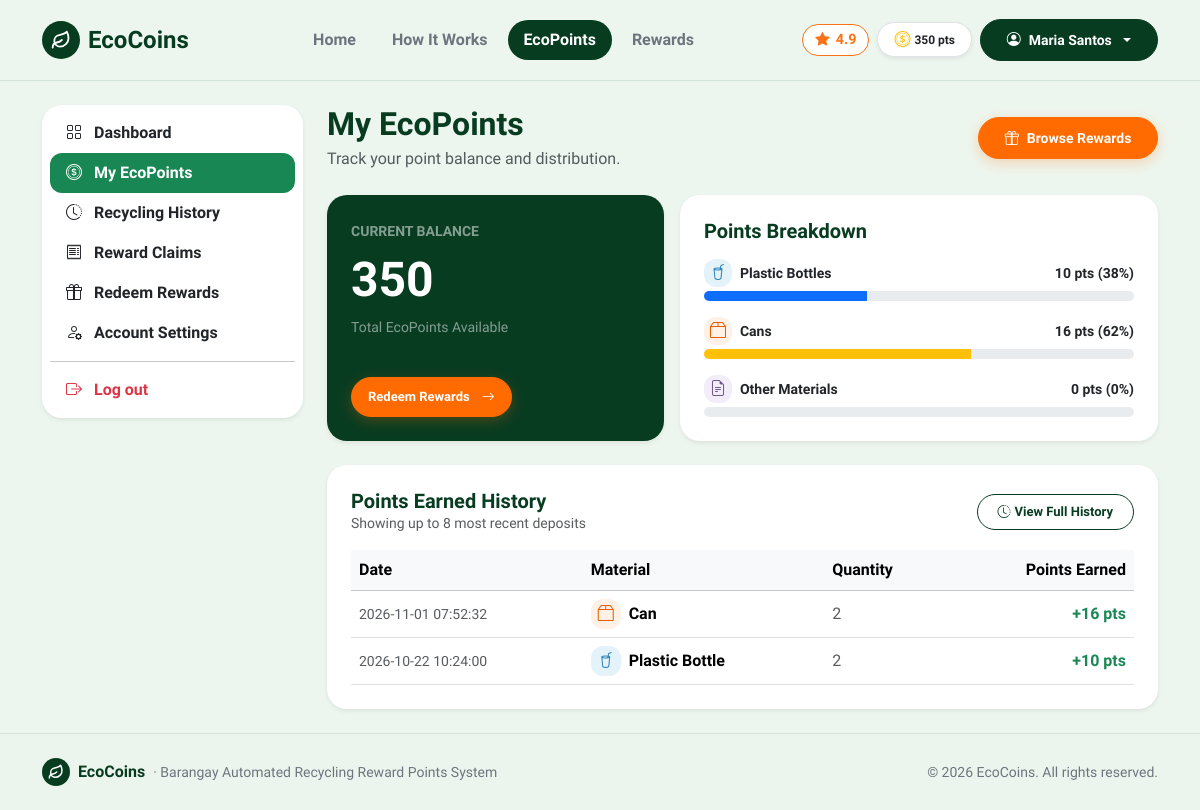
Before: /ecopoints (signed in) with the older database file.
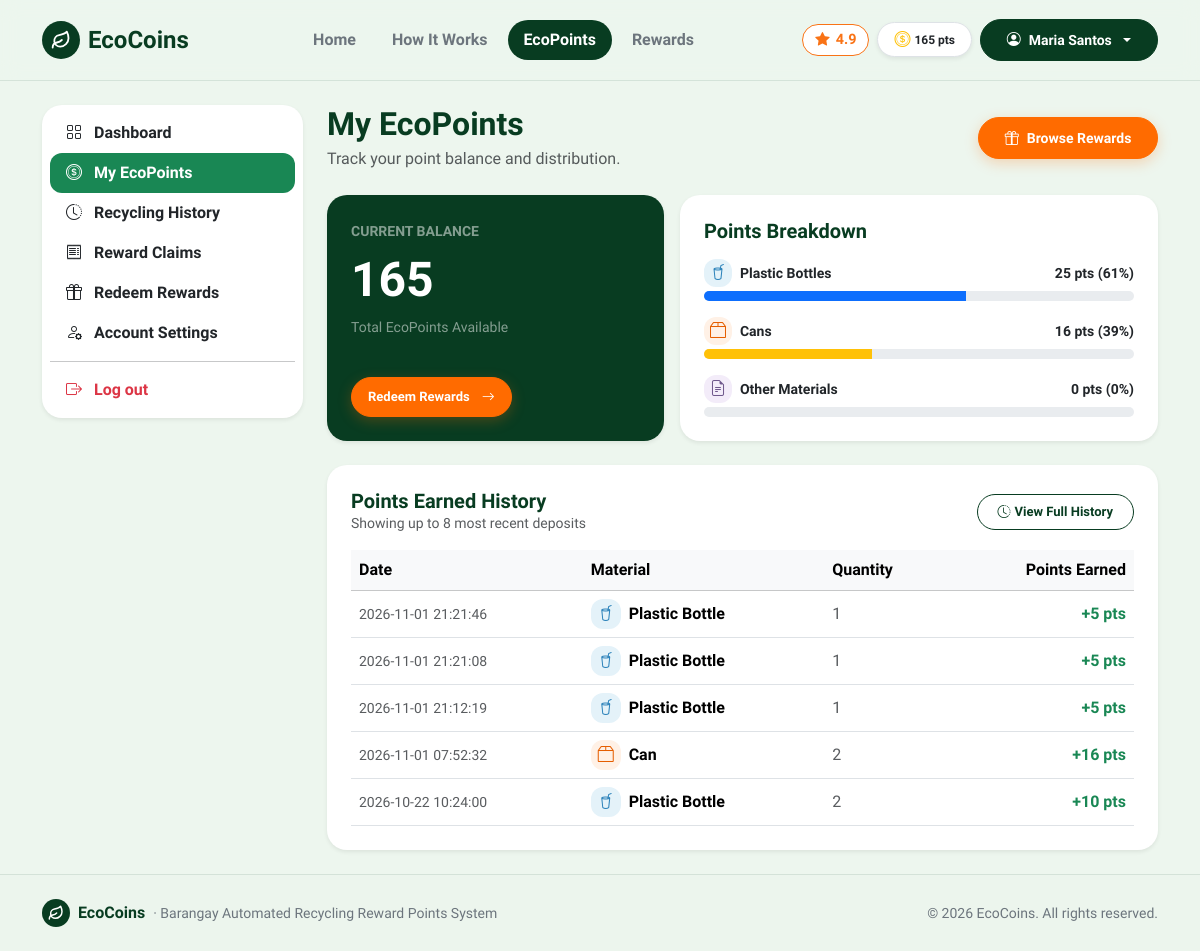
After: the same page with the newer database file.
### tables this page shows
CREATE TABLE users (
    id INTEGER PRIMARY KEY AUTOINCREMENT,
    full_name TEXT NOT NULL,
    email TEXT NOT NULL UNIQUE,
    password TEXT NOT NULL,
    role TEXT DEFAULT 'resident',
    qr_code TEXT NOT NULL UNIQUE,
    points INTEGER DEFAULT 0,
    created_at TEXT
, status TEXT DEFAULT 'active', station_name TEXT DEFAULT 'Barangay Pinagkawitan, Lipa City', claim_timeout_until TEXT DEFAULT NULL, cancel_count INTEGER DEFAULT 0);

CREATE TABLE transactions (
        id INTEGER PRIMARY KEY AUTOINCREMENT,
        user_id INTEGER NOT NULL,
        material_id INTEGER,
        material_name TEXT NOT NULL,
        quantity INTEGER NOT NULL,
        points_earned INTEGER NOT NULL,
        receipt_no TEXT NOT NULL,
        created_at TEXT
    );

### route.py (the view)
    @app.route('/ecopoints')
    def ecopoints():
        user = get_current_user()
        if user and user['role'] == 'staff':
            return redirect(url_for('staff'))
        if user and user['role'] == 'admin':
            return redirect(url_for('admin'))
        if not user:
            return redirect(url_for('login'))
        conn = get_db()
        cur = conn.cursor()
        user_txs = [dict(r) for r in cur.execute("SELECT * FROM transactions WHERE user_id = ? ORDER BY created_at DESC", (user['id'],)).fetchall()]
        conn.close()
        bottle_points = 0
        can_points = 0
        other_points = 0
        for t in user_txs:
            name = t.get('material_name', '').lower()
            pts = int(t.get('points_earned', 0))
            if 'bottle' in name or 'plastic' in name:
                bottle_points += pts
            elif 'can' in name:
                can_points += pts
            else:
                other_points += pts
        total = max(1, bottle_points + can_points + other_points)
        bottle_pct = round((bottle_points / total) * 100)
        can_pct = round((can_points / total) * 100)
        other_pct = round((other_points / total) * 100)
        return render_template(
            'ecopoints.html',
            active_page='ecopoints',
            user_transactions=user_txs,
            bottle_points=bottle_points,
            can_points=can_points,
            other_points=other_points,
            bottle_pct=bottle_pct,
            can_pct=can_pct,
            other_pct=other_pct
        )

### templates/ecopoints.html (shortened to what this page needs)
{% extends 'base.html' %}
{% block content %}
<main class="py-4">
  <div class="container">
    <div class="row g-4">
      <div class="col-lg-3">
        {% include 'sidebar.html' %}
      </div>
      <div class="col-lg-9">
        <div class="d-flex justify-content-between align-items-center mb-4 flex-wrap gap-2">
          <div>
            <h2 class="fw-bold mb-1" style="color: var(--eco-forest);">My EcoPoints</h2>
            <p class="text-muted mb-0">Track your point balance and distribution.</p>
          </div>
          <a href="{{ url_for('rewards') }}" class="btn btn-accent d-flex align-items-center gap-2 btn-pill">
            <i class="bi bi-gift"></i>
            <span>Browse Rewards</span>
          </a>
        </div>
        <div class="row g-3 mb-4">
          <div class="col-md-5">
            <div class="card text-white border-0 shadow-sm p-4 h-100 d-flex flex-column justify-content-between" style="background-color: var(--eco-forest);">
              <div>
                <span class="text-white-50 small text-uppercase fw-semibold">Current Balance</span>
                <div class="display-5 fw-bold my-2">{{ "{:,}".format(current_user.points) }}</div>
                <div class="small text-white-50">Total EcoPoints Available</div>
              </div>
              <div class="mt-3">
                <a href="{{ url_for('rewards') }}" class="btn btn-accent btn-sm px-3 btn-pill">Redeem Rewards <i class="bi bi-arrow-right ms-1"></i></a>
              </div>
            </div>
          </div>
          <div class="col-md-7">
            <div class="card border-0 shadow-sm p-4 h-100">
              <h5 class="fw-bold mb-3" style="color: var(--eco-forest);">Points Breakdown</h5>
              <div class="mb-3">
                <div class="d-flex justify-content-between align-items-center mb-1">
                  <div class="d-flex align-items-center gap-2">
                    <span class="eco-icon-tile tile-blue" style="width: 28px; height: 28px;">
                      <i class="bi bi-cup-straw"></i>
                    </span>
                    <span class="small fw-semibold">Plastic Bottles</span>
                  </div>
                  <span class="small fw-bold">{{ bottle_points }} pts ({{ bottle_pct }}%)</span>
                </div>
                <div class="progress" style="height: 10px;">
                  <div class="progress-bar bg-primary" style="width: {{ bottle_pct }}%;"></div>
                </div>
              </div>
              <div class="mb-3">
                <div class="d-flex justify-content-between align-items-center mb-1">
                  <div class="d-flex align-items-center gap-2">
                    <span class="eco-icon-tile tile-orange" style="width: 28px; height: 28px;">
                      <i class="bi bi-box2"></i>
                    </span>
                    <span class="small fw-semibold">Cans</span>
                  </div>
                  <span class="small fw-bold">{{ can_points }} pts ({{ can_pct }}%)</span>
                </div>
                <div class="progress" style="height: 10px;">
                  <div class="progress-bar bg-warning" style="width: {{ can_pct }}%;"></div>
                </div>
              </div>
              <div>
                <div class="d-flex justify-content-between align-items-center mb-1">
                  <div class="d-flex align-items-center gap-2">
                    <span class="eco-icon-tile tile-purple" style="width: 28px; height: 28px;">
                      <i class="bi bi-file-earmark-text"></i>
                    </span>
                    <span class="small fw-semibold">Other Materials</span>
                  </div>
                  <span class="small fw-bold">{{ other_points }} pts ({{ other_pct }}%)</span>
                </div>
                <div class="progress" style="height: 10px;">
                </div>
              </div>
            </div>
          </div>
        </div>
        <div class="card border-0 shadow-sm p-4">
          <div class="d-flex justify-content-between align-items-center mb-3 flex-wrap gap-2">
            <div>
              <h5 class="fw-bold mb-0" style="color: var(--eco-forest);">Points Earned History</h5>
              <div class="text-muted small">Showing up to 8 most recent deposits</div>
            </div>
            <a href="{{ url_for('history') }}" class="btn btn-sm btn-outline-success btn-pill">
              <i class="bi bi-clock-history me-1"></i>View Full History
            </a>
          </div>
          <div class="table-responsive">
            <table class="table table-hover align-middle mb-0">
              <thead class="table-light">
                <tr>
                  <th>Date</th>
                  <th>Material</th>
                  <th>Quantity</th>
                  <th class="text-end">Points Earned</th>
                </tr>
              </thead>
              <tbody>
                {% if not user_transactions %}
                  <tr>
                    <td colspan="4" class="text-center py-4 text-muted">No points recorded yet.</td>
                  </tr>
                {% else %}
                  {% for row in user_transactions[:8] %}
                    {% set m = row.material_name|lower %}
                    <tr>
                      <td class="text-muted small">{{ row.created_at }}</td>
                      <td>
                        <div class="d-flex align-items-center gap-2">
                          {% if 'bottle' in m or 'plastic' in m %}
                            <span class="eco-icon-tile tile-blue" style="width: 30px; height: 30px;">
                              <i class="bi bi-cup-straw"></i>
                            </span>
                          {% elif 'can' in m %}
                            <span class="eco-icon-tile tile-orange" style="width: 30px; height: 30px;">
                              <i class="bi bi-box2"></i>
                            </span>
                          {% else %}
                            <span class="eco-icon-tile tile-purple" style="width: 30px; height: 30px;">
                              <i class="bi bi-file-earmark-text"></i>
                            </span>
                          {% endif %}
                          <span class="fw-semibold">{{ row.material_name }}</span>
                        </div>
                      </td>
                      <td class="text-muted">{{ row.quantity }}</td>
                      <td class="text-end fw-bold text-success">+{{ row.points_earned }} pts</td>
                    </tr>
                  {% endfor %}
                {% endif %}
              </tbody>
            </table>
          </div>
        </div>
      </div>
    </div>
  </div>
</main>
{% endblock %}

### templates/base.html (shortened to what this page needs)
<!doctype html>
<html lang="en">
<head>
  <link href="https://cdn.jsdelivr.net/npm/bootstrap@5.3.3/dist/css/bootstrap.min.css" rel="stylesheet">
  <link rel="stylesheet" href="https://cdn.jsdelivr.net/npm/bootstrap-icons@1.11.3/font/bootstrap-icons.min.css">
  <link rel="stylesheet" href="{{ url_for('static', filename='css/style.css') }}">
</head>
<body class="d-flex flex-column min-vh-100">
<nav class="navbar navbar-expand-lg py-3 sticky-top" style="background-color: rgba(237, 246, 238, 0.95); backdrop-filter: blur(10px); border-bottom: 1px solid var(--eco-border);">
  <div class="container">
    <a class="navbar-brand d-flex align-items-center gap-2 fw-bold fs-4" href="{{ url_for('index') }}" style="color: var(--eco-forest);">
      <span class="eco-brand-badge">
        <svg width="20" height="20" viewBox="0 0 24 24" fill="none" stroke="currentColor" stroke-width="2.2" stroke-linecap="round" stroke-linejoin="round">
          <path d="M11 20A7 7 0 0 1 9.8 6.1C15.5 5 17 4.48 19 2c1 2 2 4.18 2 8 0 5.5-4.78 10-10 10Z"/>
          <path d="M2 21c0-3 1.85-5.36 5.08-6C9.5 14.52 12 13 13 12"/>
        </svg>
      </span>
      <span>EcoCoins</span>
    </a>
    <div class="collapse navbar-collapse" id="mainNav">
      <ul class="navbar-nav mx-auto mb-2 mb-lg-0 gap-lg-1">
        <li class="nav-item">
          <a class="nav-link px-3 py-2 rounded-pill {% if active_page == 'index' %}fw-bold text-white bg-eco{% else %}fw-semibold text-secondary{% endif %}" href="{{ url_for('index') }}">Home</a>
        </li>
        <li class="nav-item">
          <a class="nav-link px-3 py-2 rounded-pill {% if active_page == 'how_it_works' %}fw-bold text-white bg-eco{% else %}fw-semibold text-secondary{% endif %}" href="{{ url_for('how_it_works') }}">How It Works</a>
        </li>
        {% if not current_user or current_user.role == 'resident' %}
          <li class="nav-item">
            <a class="nav-link px-3 py-2 rounded-pill {% if active_page == 'ecopoints' %}fw-bold text-white bg-eco{% else %}fw-semibold text-secondary{% endif %}" href="{{ url_for('ecopoints') }}">EcoPoints</a>
          </li>
          <li class="nav-item">
            <a class="nav-link px-3 py-2 rounded-pill {% if active_page == 'rewards' %}fw-bold text-white bg-eco{% else %}fw-semibold text-secondary{% endif %}" href="{{ url_for('rewards') }}">Rewards</a>
          </li>
        {% elif current_user.role == 'admin' %}
          <li class="nav-item">
            <a class="nav-link px-3 py-2 rounded-pill {% if active_page == 'admin' %}fw-bold text-white bg-eco{% else %}fw-semibold text-secondary{% endif %}" href="{{ url_for('admin') }}">Admin Portal</a>
          </li>
        {% endif %}
      </ul>
      <div class="d-flex align-items-center gap-2">
        <span class="rating-star-badge d-none d-lg-inline-flex" title="Barangay Eco Satisfaction Rating">
          <i class="bi bi-star-fill"></i> 4.9
        </span>
        {% if current_user %}
          {% if current_user.role == 'resident' %}
            <span class="badge bg-white text-dark border px-3 py-2 rounded-pill fw-bold shadow-sm d-none d-sm-inline-flex align-items-center gap-1">
              <i class="bi bi-coin text-warning fs-6"></i>
              <span>{{ "{:,}".format(current_user.points) }} pts</span>
            </span>
          {% endif %}
          <div class="dropdown">
            <button class="btn btn-forest dropdown-toggle d-flex align-items-center gap-2 btn-pill" type="button" data-bs-toggle="dropdown">
              <i class="bi bi-person-circle"></i>
              <span>{{ current_user.full_name }}</span>
            </button>
          </div>
        {% else %}
          <a href="{{ url_for('login') }}" class="btn btn-outline-success px-3 btn-pill">Login</a>
          <a href="{{ url_for('register') }}" class="btn btn-accent px-4 btn-pill">
            <span>Join Free</span>
            <i class="bi bi-arrow-right"></i>
          </a>
        {% endif %}
      </div>
    </div>
  </div>
</nav>
{% block content %}{% endblock %}
<footer class="py-4 mt-auto" style="background-color: rgba(237, 246, 238, 0.95); border-top: 1px solid var(--eco-border);">
  <div class="container d-flex flex-column flex-md-row align-items-center justify-content-between gap-2">
    <div class="d-flex align-items-center gap-2">
      <span class="eco-brand-badge" style="width: 28px; height: 28px;">
        <svg width="16" height="16" viewBox="0 0 24 24" fill="none" stroke="currentColor" stroke-width="2.2" stroke-linecap="round" stroke-linejoin="round">
          <path d="M11 20A7 7 0 0 1 9.8 6.1C15.5 5 17 4.48 19 2c1 2 2 4.18 2 8 0 5.5-4.78 10-10 10Z"/>
          <path d="M2 21c0-3 1.85-5.36 5.08-6C9.5 14.52 12 13 13 12"/>
        </svg>
      </span>
      <span class="fw-bold" style="color: var(--eco-forest);">EcoCoins</span>
      <span class="text-secondary small">&middot; Barangay Automated Recycling Reward Points System</span>
    </div>
    <div class="text-secondary small">
      &copy; 2026 EcoCoins. All rights reserved.
    </div>
  </div>
</footer>
</body>
</html>

### templates/sidebar.html
<div class="card border-0 shadow-sm mb-4">
  <div class="card-body p-2">
    <div class="nav flex-column nav-pills">
      <a href="{{ url_for('dashboard') }}" class="nav-link py-2 px-3 {% if active_page == 'dashboard' %}active bg-success text-white{% else %}text-dark{% endif %}">
        <i class="bi bi-grid me-2"></i> Dashboard
      </a>
      <a href="{{ url_for('ecopoints') }}" class="nav-link py-2 px-3 {% if active_page == 'ecopoints' %}active bg-success text-white{% else %}text-dark{% endif %}">
        <i class="bi bi-coin me-2"></i> My EcoPoints
      </a>
      <a href="{{ url_for('history') }}" class="nav-link py-2 px-3 {% if active_page == 'history' %}active bg-success text-white{% else %}text-dark{% endif %}">
        <i class="bi bi-clock-history me-2"></i> Recycling History
      </a>
      <a href="{{ url_for('reward_history') }}" class="nav-link py-2 px-3 {% if active_page == 'reward_history' %}active bg-success text-white{% else %}text-dark{% endif %}">
        <i class="bi bi-receipt me-2"></i> Reward Claims
      </a>
      <a href="{{ url_for('rewards') }}" class="nav-link py-2 px-3 {% if active_page == 'rewards' %}active bg-success text-white{% else %}text-dark{% endif %}">
        <i class="bi bi-gift me-2"></i> Redeem Rewards
      </a>
      <a href="{{ url_for('account') }}" class="nav-link py-2 px-3 {% if active_page == 'account' %}active bg-success text-white{% else %}text-dark{% endif %}">
        <i class="bi bi-person-gear me-2"></i> Account Settings
      </a>
      <hr class="my-2">
      <a href="{{ url_for('logout') }}" class="nav-link py-2 px-3 text-danger">
        <i class="bi bi-box-arrow-right me-2"></i> Log out
      </a>
    </div>
  </div>
</div>

Changed rows visible on the page:
changed users "Maria Santos": points "350" → "165"
added transactions: created_at "2026-11-01 21:21:46", material_name "Plastic Bottle", quantity "1", points_earned "5"
added transactions: created_at "2026-11-01 21:21:08", material_name "Plastic Bottle", quantity "1", points_earned "5"
added transactions: created_at "2026-11-01 21:12:19", material_name "Plastic Bottle", quantity "1", points_earned "5"
Other visible differences:
{{ bottle_points }}: "10" → "25"
{{ bottle_pct }}: "38" → "61"
{{ bottle_pct }}: 38 → 61 (drawn)
{{ can_pct }}: "62" → "39"
{{ can_pct }}: 62 → 39 (drawn)
